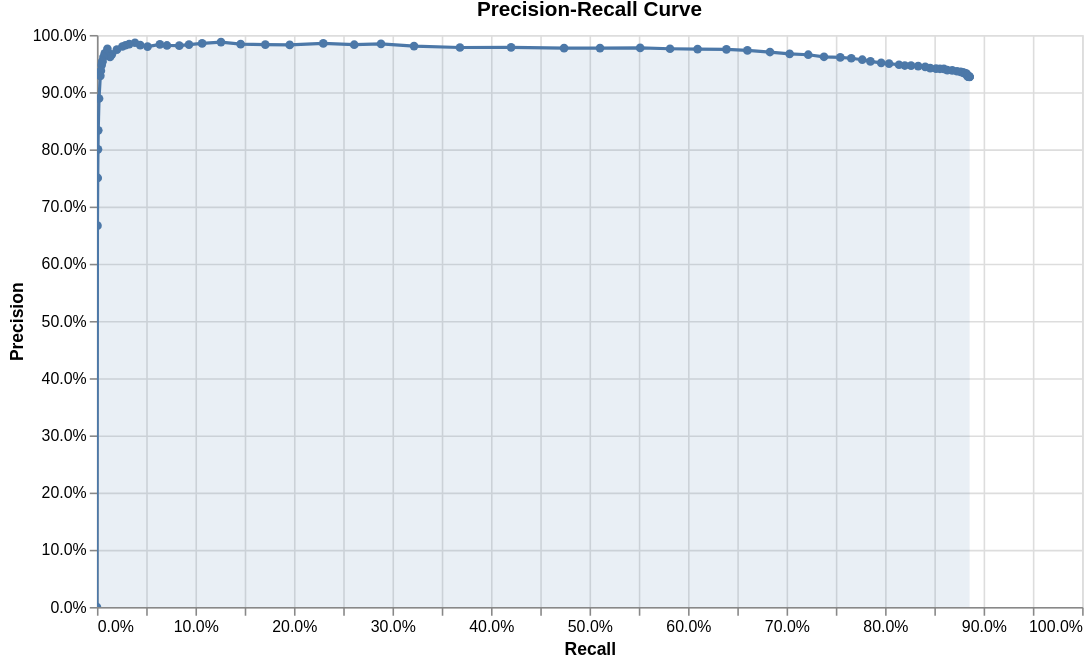

Express this chart as Vega-Lite.
### Vega-Lite specification from a JSON file in a GitHub repository (floating-point values rounded to 4 significant figures)
{"config": {"view": {"continuousWidth": 300, "continuousHeight": 300}}, "data": {"name": "data-fdcb3eb55cd555808e39c1fb5c39c166"}, "mark": {"type": "area", "color": "#4C78A8", "fillOpacity": 0.12, "line": {"color": "#4C78A8"}, "point": {"filled": true}}, "description": "Precision-recall curve", "encoding": {"tooltip": [{"field": "truth_threshold", "format": ".2f", "title": "Match weight threshold", "type": "quantitative"}, {"field": "match_probability", "format": ".4f", "title": "Match probability", "type": "quantitative"}, {"field": "precision", "format": ".3%", "title": "Precision", "type": "quantitative"}, {"field": "recall", "format": ".3%", "title": "Recall", "type": "quantitative"}], "x": {"axis": {"format": ".1%"}, "field": "recall", "scale": {"domain": [0, 1]}, "title": "Recall", "type": "quantitative"}, "y": {"axis": {"format": ".1%"}, "field": "precision", "scale": {"zero": false}, "stack": false, "title": "Precision", "type": "quantitative"}}, "height": 360, "padding": {"top": 0, "left": 5, "right": 5, "bottom": 5}, "params": [{"name": "grid_a2ef5e374eef4ea4837605f5cbae488c", "select": {"type": "interval", "encodings": ["y"]}, "bind": "scales"}], "title": "Precision-Recall Curve", "width": 620, "$schema": "https://vega.github.io/schema/vega-lite/v5.json", "datasets": {"data-fdcb3eb55cd555808e39c1fb5c39c166": [{"truth_threshold": -19.0, "match_probability": 1.907e-06, "tp": 3327.0, "tn": 0.0, "fp": 263.0, "fp_neg": 0.0, "fn": 429.0, "tp_rate": 0.8858, "tn_rate": null, "fp_rate": null, "fn_rate": 0.1142, "precision": 0.9267, "recall": 0.8858, "f1": 0.9058}, {"truth_threshold": -15.0, "match_probability": 3.052e-05, "tp": 3327.0, "tn": 0.0, "fp": 262.0, "fp_neg": 0.0, "fn": 429.0, "tp_rate": 0.8858, "tn_rate": null, "fp_rate": null, "fn_rate": 0.1142, "precision": 0.927, "recall": 0.8858, "f1": 0.9059}, {"truth_threshold": -14.0, "match_probability": 6.103e-05, "tp": 3326.0, "tn": 0.0, "fp": 262.0, "fp_neg": 0.0, "fn": 430.0, "tp_rate": 0.8855, "tn_rate": null, "fp_rate": null, "fn_rate": 0.1145, "precision": 0.927, "recall": 0.8855, "f1": 0.9058}, {"truth_threshold": -13.0, "match_probability": 0.0001221, "tp": 3325.0, "tn": 0.0, "fp": 262.0, "fp_neg": 0.0, "fn": 431.0, "tp_rate": 0.8853, "tn_rate": null, "fp_rate": null, "fn_rate": 0.1147, "precision": 0.927, "recall": 0.8853, "f1": 0.9056}, {"truth_threshold": -12.0, "match_probability": 0.0002441, "tp": 3322.0, "tn": 0.0, "fp": 261.0, "fp_neg": 0.0, "fn": 434.0, "tp_rate": 0.8845, "tn_rate": null, "fp_rate": null, "fn_rate": 0.1155, "precision": 0.9272, "recall": 0.8845, "f1": 0.9053}, {"truth_threshold": -11.0, "match_probability": 0.000488, "tp": 3320.0, "tn": 0.0, "fp": 260.0, "fp_neg": 0.0, "fn": 436.0, "tp_rate": 0.8839, "tn_rate": null, "fp_rate": null, "fn_rate": 0.1161, "precision": 0.9274, "recall": 0.8839, "f1": 0.9051}, {"truth_threshold": -10.0, "match_probability": 0.0009756, "tp": 3320.0, "tn": 0.0, "fp": 256.0, "fp_neg": 0.0, "fn": 436.0, "tp_rate": 0.8839, "tn_rate": null, "fp_rate": null, "fn_rate": 0.1161, "precision": 0.9284, "recall": 0.8839, "f1": 0.9056}, {"truth_threshold": -9.0, "match_probability": 0.001949, "tp": 3320.0, "tn": 0.0, "fp": 253.0, "fp_neg": 0.0, "fn": 436.0, "tp_rate": 0.8839, "tn_rate": null, "fp_rate": null, "fn_rate": 0.1161, "precision": 0.9292, "recall": 0.8839, "f1": 0.906}, {"truth_threshold": -8.0, "match_probability": 0.003891, "tp": 3318.0, "tn": 0.0, "fp": 249.0, "fp_neg": 0.0, "fn": 438.0, "tp_rate": 0.8834, "tn_rate": null, "fp_rate": null, "fn_rate": 0.1166, "precision": 0.9302, "recall": 0.8834, "f1": 0.9062}, {"truth_threshold": -7.0, "match_probability": 0.007752, "tp": 3315.0, "tn": 0.0, "fp": 240.0, "fp_neg": 0.0, "fn": 441.0, "tp_rate": 0.8826, "tn_rate": null, "fp_rate": null, "fn_rate": 0.1174, "precision": 0.9325, "recall": 0.8826, "f1": 0.9069}, {"truth_threshold": -6.0, "match_probability": 0.01538, "tp": 3309.0, "tn": 0.0, "fp": 237.0, "fp_neg": 0.0, "fn": 447.0, "tp_rate": 0.881, "tn_rate": null, "fp_rate": null, "fn_rate": 0.119, "precision": 0.9332, "recall": 0.881, "f1": 0.9063}, {"truth_threshold": -5.0, "match_probability": 0.0303, "tp": 3307.0, "tn": 0.0, "fp": 236.0, "fp_neg": 0.0, "fn": 449.0, "tp_rate": 0.8805, "tn_rate": null, "fp_rate": null, "fn_rate": 0.1195, "precision": 0.9334, "recall": 0.8805, "f1": 0.9062}, {"truth_threshold": -4.0, "match_probability": 0.05882, "tp": 3301.0, "tn": 0.0, "fp": 231.0, "fp_neg": 0.0, "fn": 455.0, "tp_rate": 0.8789, "tn_rate": null, "fp_rate": null, "fn_rate": 0.1211, "precision": 0.9346, "recall": 0.8789, "f1": 0.9059}, {"truth_threshold": -3.0, "match_probability": 0.1111, "tp": 3293.0, "tn": 0.0, "fp": 227.0, "fp_neg": 0.0, "fn": 463.0, "tp_rate": 0.8767, "tn_rate": null, "fp_rate": null, "fn_rate": 0.1233, "precision": 0.9355, "recall": 0.8767, "f1": 0.9052}, {"truth_threshold": -2.0, "match_probability": 0.2, "tp": 3279.0, "tn": 0.0, "fp": 222.0, "fp_neg": 0.0, "fn": 477.0, "tp_rate": 0.873, "tn_rate": null, "fp_rate": null, "fn_rate": 0.127, "precision": 0.9366, "recall": 0.873, "f1": 0.9037}, {"truth_threshold": -1.0, "match_probability": 0.3333, "tp": 3261.0, "tn": 0.0, "fp": 215.0, "fp_neg": 0.0, "fn": 495.0, "tp_rate": 0.8682, "tn_rate": null, "fp_rate": null, "fn_rate": 0.1318, "precision": 0.9381, "recall": 0.8682, "f1": 0.9018}, {"truth_threshold": 0.0, "match_probability": 0.5, "tp": 3242.0, "tn": 0.0, "fp": 212.0, "fp_neg": 0.0, "fn": 514.0, "tp_rate": 0.8632, "tn_rate": null, "fp_rate": null, "fn_rate": 0.1368, "precision": 0.9386, "recall": 0.8632, "f1": 0.8993}, {"truth_threshold": 1.0, "match_probability": 0.6667, "tp": 3229.0, "tn": 0.0, "fp": 204.0, "fp_neg": 0.0, "fn": 527.0, "tp_rate": 0.8597, "tn_rate": null, "fp_rate": null, "fn_rate": 0.1403, "precision": 0.9406, "recall": 0.8597, "f1": 0.8983}, {"truth_threshold": 2.0, "match_probability": 0.8, "tp": 3214.0, "tn": 0.0, "fp": 202.0, "fp_neg": 0.0, "fn": 542.0, "tp_rate": 0.8557, "tn_rate": null, "fp_rate": null, "fn_rate": 0.1443, "precision": 0.9409, "recall": 0.8557, "f1": 0.8963}, {"truth_threshold": 3.0, "match_probability": 0.8889, "tp": 3199.0, "tn": 0.0, "fp": 200.0, "fp_neg": 0.0, "fn": 557.0, "tp_rate": 0.8517, "tn_rate": null, "fp_rate": null, "fn_rate": 0.1483, "precision": 0.9412, "recall": 0.8517, "f1": 0.8942}, {"truth_threshold": 4.0, "match_probability": 0.9412, "tp": 3177.0, "tn": 0.0, "fp": 196.0, "fp_neg": 0.0, "fn": 579.0, "tp_rate": 0.8458, "tn_rate": null, "fp_rate": null, "fn_rate": 0.1542, "precision": 0.9419, "recall": 0.8458, "f1": 0.8913}, {"truth_threshold": 5.0, "match_probability": 0.9697, "tp": 3158.0, "tn": 0.0, "fp": 187.0, "fp_neg": 0.0, "fn": 598.0, "tp_rate": 0.8408, "tn_rate": null, "fp_rate": null, "fn_rate": 0.1592, "precision": 0.9441, "recall": 0.8408, "f1": 0.8895}, {"truth_threshold": 6.0, "match_probability": 0.9846, "tp": 3131.0, "tn": 0.0, "fp": 180.0, "fp_neg": 0.0, "fn": 625.0, "tp_rate": 0.8336, "tn_rate": null, "fp_rate": null, "fn_rate": 0.1664, "precision": 0.9456, "recall": 0.8336, "f1": 0.8861}, {"truth_threshold": 7.0, "match_probability": 0.9922, "tp": 3104.0, "tn": 0.0, "fp": 176.0, "fp_neg": 0.0, "fn": 652.0, "tp_rate": 0.8264, "tn_rate": null, "fp_rate": null, "fn_rate": 0.1736, "precision": 0.9463, "recall": 0.8264, "f1": 0.8823}, {"truth_threshold": 8.0, "match_probability": 0.9961, "tp": 3080.0, "tn": 0.0, "fp": 174.0, "fp_neg": 0.0, "fn": 676.0, "tp_rate": 0.82, "tn_rate": null, "fp_rate": null, "fn_rate": 0.18, "precision": 0.9465, "recall": 0.82, "f1": 0.8787}, {"truth_threshold": 9.0, "match_probability": 0.9981, "tp": 3058.0, "tn": 0.0, "fp": 168.0, "fp_neg": 0.0, "fn": 698.0, "tp_rate": 0.8142, "tn_rate": null, "fp_rate": null, "fn_rate": 0.1858, "precision": 0.9479, "recall": 0.8142, "f1": 0.876}, {"truth_threshold": 10.0, "match_probability": 0.999, "tp": 3020.0, "tn": 0.0, "fp": 159.0, "fp_neg": 0.0, "fn": 736.0, "tp_rate": 0.804, "tn_rate": null, "fp_rate": null, "fn_rate": 0.196, "precision": 0.95, "recall": 0.804, "f1": 0.8709}, {"truth_threshold": 11.0, "match_probability": 0.9995, "tp": 2990.0, "tn": 0.0, "fp": 153.0, "fp_neg": 0.0, "fn": 766.0, "tp_rate": 0.7961, "tn_rate": null, "fp_rate": null, "fn_rate": 0.2039, "precision": 0.9513, "recall": 0.7961, "f1": 0.8668}, {"truth_threshold": 12.0, "match_probability": 0.9998, "tp": 2949.0, "tn": 0.0, "fp": 143.0, "fp_neg": 0.0, "fn": 807.0, "tp_rate": 0.7851, "tn_rate": null, "fp_rate": null, "fn_rate": 0.2149, "precision": 0.9538, "recall": 0.7851, "f1": 0.8613}, {"truth_threshold": 13.0, "match_probability": 0.9999, "tp": 2918.0, "tn": 0.0, "fp": 132.0, "fp_neg": 0.0, "fn": 838.0, "tp_rate": 0.7769, "tn_rate": null, "fp_rate": null, "fn_rate": 0.2231, "precision": 0.9567, "recall": 0.7769, "f1": 0.8575}, {"truth_threshold": 14.0, "match_probability": 0.9999, "tp": 2876.0, "tn": 0.0, "fp": 122.0, "fp_neg": 0.0, "fn": 880.0, "tp_rate": 0.7657, "tn_rate": null, "fp_rate": null, "fn_rate": 0.2343, "precision": 0.9593, "recall": 0.7657, "f1": 0.8516}, {"truth_threshold": 15.0, "match_probability": 1.0, "tp": 2834.0, "tn": 0.0, "fp": 116.0, "fp_neg": 0.0, "fn": 922.0, "tp_rate": 0.7545, "tn_rate": null, "fp_rate": null, "fn_rate": 0.2455, "precision": 0.9607, "recall": 0.7545, "f1": 0.8452}, {"truth_threshold": 16.0, "match_probability": 1.0, "tp": 2772.0, "tn": 0.0, "fp": 110.0, "fp_neg": 0.0, "fn": 984.0, "tp_rate": 0.738, "tn_rate": null, "fp_rate": null, "fn_rate": 0.262, "precision": 0.9618, "recall": 0.738, "f1": 0.8352}, {"truth_threshold": 17.0, "match_probability": 1.0, "tp": 2712.0, "tn": 0.0, "fp": 97.0, "fp_neg": 0.0, "fn": 1044.0, "tp_rate": 0.722, "tn_rate": null, "fp_rate": null, "fn_rate": 0.278, "precision": 0.9655, "recall": 0.722, "f1": 0.8262}, {"truth_threshold": 18.0, "match_probability": 1.0, "tp": 2641.0, "tn": 0.0, "fp": 90.0, "fp_neg": 0.0, "fn": 1115.0, "tp_rate": 0.7031, "tn_rate": null, "fp_rate": null, "fn_rate": 0.2969, "precision": 0.967, "recall": 0.7031, "f1": 0.8142}, {"truth_threshold": 19.0, "match_probability": 1.0, "tp": 2566.0, "tn": 0.0, "fp": 79.0, "fp_neg": 0.0, "fn": 1190.0, "tp_rate": 0.6832, "tn_rate": null, "fp_rate": null, "fn_rate": 0.3168, "precision": 0.9701, "recall": 0.6832, "f1": 0.8017}, {"truth_threshold": 20.0, "match_probability": 1.0, "tp": 2480.0, "tn": 0.0, "fp": 69.0, "fp_neg": 0.0, "fn": 1276.0, "tp_rate": 0.6603, "tn_rate": null, "fp_rate": null, "fn_rate": 0.3397, "precision": 0.9729, "recall": 0.6603, "f1": 0.7867}, {"truth_threshold": 21.0, "match_probability": 1.0, "tp": 2400.0, "tn": 0.0, "fp": 62.0, "fp_neg": 0.0, "fn": 1356.0, "tp_rate": 0.639, "tn_rate": null, "fp_rate": null, "fn_rate": 0.361, "precision": 0.9748, "recall": 0.639, "f1": 0.772}, {"truth_threshold": 22.0, "match_probability": 1.0, "tp": 2290.0, "tn": 0.0, "fp": 58.0, "fp_neg": 0.0, "fn": 1466.0, "tp_rate": 0.6097, "tn_rate": null, "fp_rate": null, "fn_rate": 0.3903, "precision": 0.9753, "recall": 0.6097, "f1": 0.7503}, {"truth_threshold": 23.0, "match_probability": 1.0, "tp": 2185.0, "tn": 0.0, "fp": 54.0, "fp_neg": 0.0, "fn": 1571.0, "tp_rate": 0.5817, "tn_rate": null, "fp_rate": null, "fn_rate": 0.4183, "precision": 0.9759, "recall": 0.5817, "f1": 0.7289}, {"truth_threshold": 24.0, "match_probability": 1.0, "tp": 2071.0, "tn": 0.0, "fp": 48.0, "fp_neg": 0.0, "fn": 1685.0, "tp_rate": 0.5514, "tn_rate": null, "fp_rate": null, "fn_rate": 0.4486, "precision": 0.9773, "recall": 0.5514, "f1": 0.705}, {"truth_threshold": 25.0, "match_probability": 1.0, "tp": 1918.0, "tn": 0.0, "fp": 45.0, "fp_neg": 0.0, "fn": 1838.0, "tp_rate": 0.5106, "tn_rate": null, "fp_rate": null, "fn_rate": 0.4894, "precision": 0.9771, "recall": 0.5106, "f1": 0.6707}, {"truth_threshold": 26.0, "match_probability": 1.0, "tp": 1781.0, "tn": 0.0, "fp": 42.0, "fp_neg": 0.0, "fn": 1975.0, "tp_rate": 0.4742, "tn_rate": null, "fp_rate": null, "fn_rate": 0.5258, "precision": 0.977, "recall": 0.4742, "f1": 0.6385}, {"truth_threshold": 27.0, "match_probability": 1.0, "tp": 1579.0, "tn": 0.0, "fp": 35.0, "fp_neg": 0.0, "fn": 2177.0, "tp_rate": 0.4204, "tn_rate": null, "fp_rate": null, "fn_rate": 0.5796, "precision": 0.9783, "recall": 0.4204, "f1": 0.5881}, {"truth_threshold": 28.0, "match_probability": 1.0, "tp": 1384.0, "tn": 0.0, "fp": 31.0, "fp_neg": 0.0, "fn": 2372.0, "tp_rate": 0.3685, "tn_rate": null, "fp_rate": null, "fn_rate": 0.6315, "precision": 0.9781, "recall": 0.3685, "f1": 0.5353}, {"truth_threshold": 29.0, "match_probability": 1.0, "tp": 1209.0, "tn": 0.0, "fp": 24.0, "fp_neg": 0.0, "fn": 2547.0, "tp_rate": 0.3219, "tn_rate": null, "fp_rate": null, "fn_rate": 0.6781, "precision": 0.9805, "recall": 0.3219, "f1": 0.4847}, {"truth_threshold": 30.0, "match_probability": 1.0, "tp": 1083.0, "tn": 0.0, "fp": 17.0, "fp_neg": 0.0, "fn": 2673.0, "tp_rate": 0.2883, "tn_rate": null, "fp_rate": null, "fn_rate": 0.7117, "precision": 0.9845, "recall": 0.2883, "f1": 0.446}, {"truth_threshold": 31.0, "match_probability": 1.0, "tp": 981.0, "tn": 0.0, "fp": 17.0, "fp_neg": 0.0, "fn": 2775.0, "tp_rate": 0.2612, "tn_rate": null, "fp_rate": null, "fn_rate": 0.7388, "precision": 0.983, "recall": 0.2612, "f1": 0.4127}, {"truth_threshold": 32.0, "match_probability": 1.0, "tp": 863.0, "tn": 0.0, "fp": 13.0, "fp_neg": 0.0, "fn": 2893.0, "tp_rate": 0.2298, "tn_rate": null, "fp_rate": null, "fn_rate": 0.7702, "precision": 0.9852, "recall": 0.2298, "f1": 0.3726}, {"truth_threshold": 33.0, "match_probability": 1.0, "tp": 735.0, "tn": 0.0, "fp": 13.0, "fp_neg": 0.0, "fn": 3021.0, "tp_rate": 0.1957, "tn_rate": null, "fp_rate": null, "fn_rate": 0.8043, "precision": 0.9826, "recall": 0.1957, "f1": 0.3264}, {"truth_threshold": 34.0, "match_probability": 1.0, "tp": 642.0, "tn": 0.0, "fp": 11.0, "fp_neg": 0.0, "fn": 3114.0, "tp_rate": 0.1709, "tn_rate": null, "fp_rate": null, "fn_rate": 0.8291, "precision": 0.9832, "recall": 0.1709, "f1": 0.2912}, {"truth_threshold": 35.0, "match_probability": 1.0, "tp": 548.0, "tn": 0.0, "fp": 9.0, "fp_neg": 0.0, "fn": 3208.0, "tp_rate": 0.1459, "tn_rate": null, "fp_rate": null, "fn_rate": 0.8541, "precision": 0.9838, "recall": 0.1459, "f1": 0.2541}, {"truth_threshold": 36.0, "match_probability": 1.0, "tp": 473.0, "tn": 0.0, "fp": 6.0, "fp_neg": 0.0, "fn": 3283.0, "tp_rate": 0.1259, "tn_rate": null, "fp_rate": null, "fn_rate": 0.8741, "precision": 0.9875, "recall": 0.1259, "f1": 0.2234}, {"truth_threshold": 37.0, "match_probability": 1.0, "tp": 401.0, "tn": 0.0, "fp": 6.0, "fp_neg": 0.0, "fn": 3355.0, "tp_rate": 0.1068, "tn_rate": null, "fp_rate": null, "fn_rate": 0.8932, "precision": 0.9853, "recall": 0.1068, "f1": 0.1926}, {"truth_threshold": 38.0, "match_probability": 1.0, "tp": 351.0, "tn": 0.0, "fp": 6.0, "fp_neg": 0.0, "fn": 3405.0, "tp_rate": 0.09345, "tn_rate": null, "fp_rate": null, "fn_rate": 0.9065, "precision": 0.9832, "recall": 0.09345, "f1": 0.1707}, {"truth_threshold": 39.0, "match_probability": 1.0, "tp": 314.0, "tn": 0.0, "fp": 6.0, "fp_neg": 0.0, "fn": 3442.0, "tp_rate": 0.0836, "tn_rate": null, "fp_rate": null, "fn_rate": 0.9164, "precision": 0.9812, "recall": 0.0836, "f1": 0.1541}, {"truth_threshold": 40.0, "match_probability": 1.0, "tp": 267.0, "tn": 0.0, "fp": 5.0, "fp_neg": 0.0, "fn": 3489.0, "tp_rate": 0.07109, "tn_rate": null, "fp_rate": null, "fn_rate": 0.9289, "precision": 0.9816, "recall": 0.07109, "f1": 0.1326}, {"truth_threshold": 41.0, "match_probability": 1.0, "tp": 240.0, "tn": 0.0, "fp": 4.0, "fp_neg": 0.0, "fn": 3516.0, "tp_rate": 0.0639, "tn_rate": null, "fp_rate": null, "fn_rate": 0.9361, "precision": 0.9836, "recall": 0.0639, "f1": 0.12}, {"truth_threshold": 42.0, "match_probability": 1.0, "tp": 193.0, "tn": 0.0, "fp": 4.0, "fp_neg": 0.0, "fn": 3563.0, "tp_rate": 0.05138, "tn_rate": null, "fp_rate": null, "fn_rate": 0.9486, "precision": 0.9797, "recall": 0.05138, "f1": 0.09765}, {"truth_threshold": 43.0, "match_probability": 1.0, "tp": 165.0, "tn": 0.0, "fp": 3.0, "fp_neg": 0.0, "fn": 3591.0, "tp_rate": 0.04393, "tn_rate": null, "fp_rate": null, "fn_rate": 0.9561, "precision": 0.9821, "recall": 0.04393, "f1": 0.0841}, {"truth_threshold": 44.0, "match_probability": 1.0, "tp": 145.0, "tn": 0.0, "fp": 2.0, "fp_neg": 0.0, "fn": 3611.0, "tp_rate": 0.0386, "tn_rate": null, "fp_rate": null, "fn_rate": 0.9614, "precision": 0.9864, "recall": 0.0386, "f1": 0.0743}, {"truth_threshold": 45.0, "match_probability": 1.0, "tp": 123.0, "tn": 0.0, "fp": 2.0, "fp_neg": 0.0, "fn": 3633.0, "tp_rate": 0.03275, "tn_rate": null, "fp_rate": null, "fn_rate": 0.9673, "precision": 0.984, "recall": 0.03275, "f1": 0.06339}, {"truth_threshold": 46.0, "match_probability": 1.0, "tp": 109.0, "tn": 0.0, "fp": 2.0, "fp_neg": 0.0, "fn": 3647.0, "tp_rate": 0.02902, "tn_rate": null, "fp_rate": null, "fn_rate": 0.971, "precision": 0.982, "recall": 0.02902, "f1": 0.05637}, {"truth_threshold": 47.0, "match_probability": 1.0, "tp": 97.0, "tn": 0.0, "fp": 2.0, "fp_neg": 0.0, "fn": 3659.0, "tp_rate": 0.02583, "tn_rate": null, "fp_rate": null, "fn_rate": 0.9742, "precision": 0.9798, "recall": 0.02583, "f1": 0.05032}, {"truth_threshold": 48.0, "match_probability": 1.0, "tp": 76.0, "tn": 0.0, "fp": 2.0, "fp_neg": 0.0, "fn": 3680.0, "tp_rate": 0.02023, "tn_rate": null, "fp_rate": null, "fn_rate": 0.9798, "precision": 0.9744, "recall": 0.02023, "f1": 0.03965}, {"truth_threshold": 49.0, "match_probability": 1.0, "tp": 57.0, "tn": 0.0, "fp": 2.0, "fp_neg": 0.0, "fn": 3699.0, "tp_rate": 0.01518, "tn_rate": null, "fp_rate": null, "fn_rate": 0.9848, "precision": 0.9661, "recall": 0.01518, "f1": 0.02988}, {"truth_threshold": 50.0, "match_probability": 1.0, "tp": 50.0, "tn": 0.0, "fp": 2.0, "fp_neg": 0.0, "fn": 3706.0, "tp_rate": 0.01331, "tn_rate": null, "fp_rate": null, "fn_rate": 0.9867, "precision": 0.9615, "recall": 0.01331, "f1": 0.02626}, {"truth_threshold": 51.0, "match_probability": 1.0, "tp": 40.0, "tn": 0.0, "fp": 1.0, "fp_neg": 0.0, "fn": 3716.0, "tp_rate": 0.01065, "tn_rate": null, "fp_rate": null, "fn_rate": 0.9894, "precision": 0.9756, "recall": 0.01065, "f1": 0.02107}, {"truth_threshold": 52.0, "match_probability": 1.0, "tp": 30.0, "tn": 0.0, "fp": 1.0, "fp_neg": 0.0, "fn": 3726.0, "tp_rate": 0.007987, "tn_rate": null, "fp_rate": null, "fn_rate": 0.992, "precision": 0.9677, "recall": 0.007987, "f1": 0.01584}, {"truth_threshold": 53.0, "match_probability": 1.0, "tp": 25.0, "tn": 0.0, "fp": 1.0, "fp_neg": 0.0, "fn": 3731.0, "tp_rate": 0.006656, "tn_rate": null, "fp_rate": null, "fn_rate": 0.9933, "precision": 0.9615, "recall": 0.006656, "f1": 0.01322}, {"truth_threshold": 54.0, "match_probability": 1.0, "tp": 21.0, "tn": 0.0, "fp": 1.0, "fp_neg": 0.0, "fn": 3735.0, "tp_rate": 0.005591, "tn_rate": null, "fp_rate": null, "fn_rate": 0.9944, "precision": 0.9545, "recall": 0.005591, "f1": 0.01112}, {"truth_threshold": 55.0, "match_probability": 1.0, "tp": 20.0, "tn": 0.0, "fp": 1.0, "fp_neg": 0.0, "fn": 3736.0, "tp_rate": 0.005325, "tn_rate": null, "fp_rate": null, "fn_rate": 0.9947, "precision": 0.9524, "recall": 0.005325, "f1": 0.01059}, {"truth_threshold": 56.0, "match_probability": 1.0, "tp": 18.0, "tn": 0.0, "fp": 1.0, "fp_neg": 0.0, "fn": 3738.0, "tp_rate": 0.004792, "tn_rate": null, "fp_rate": null, "fn_rate": 0.9952, "precision": 0.9474, "recall": 0.004792, "f1": 0.009536}, {"truth_threshold": 57.0, "match_probability": 1.0, "tp": 15.0, "tn": 0.0, "fp": 1.0, "fp_neg": 0.0, "fn": 3741.0, "tp_rate": 0.003994, "tn_rate": null, "fp_rate": null, "fn_rate": 0.996, "precision": 0.9375, "recall": 0.003994, "f1": 0.007953}, {"truth_threshold": 58.0, "match_probability": 1.0, "tp": 13.0, "tn": 0.0, "fp": 1.0, "fp_neg": 0.0, "fn": 3743.0, "tp_rate": 0.003461, "tn_rate": null, "fp_rate": null, "fn_rate": 0.9965, "precision": 0.9286, "recall": 0.003461, "f1": 0.006897}, {"truth_threshold": 60.0, "match_probability": 1.0, "tp": 8.0, "tn": 0.0, "fp": 1.0, "fp_neg": 0.0, "fn": 3748.0, "tp_rate": 0.00213, "tn_rate": null, "fp_rate": null, "fn_rate": 0.9979, "precision": 0.8889, "recall": 0.00213, "f1": 0.00425}, {"truth_threshold": 61.0, "match_probability": 1.0, "tp": 5.0, "tn": 0.0, "fp": 1.0, "fp_neg": 0.0, "fn": 3751.0, "tp_rate": 0.001331, "tn_rate": null, "fp_rate": null, "fn_rate": 0.9987, "precision": 0.8333, "recall": 0.001331, "f1": 0.002658}, {"truth_threshold": 63.0, "match_probability": 1.0, "tp": 4.0, "tn": 0.0, "fp": 1.0, "fp_neg": 0.0, "fn": 3752.0, "tp_rate": 0.001065, "tn_rate": null, "fp_rate": null, "fn_rate": 0.9989, "precision": 0.8, "recall": 0.001065, "f1": 0.002127}, {"truth_threshold": 65.0, "match_probability": 1.0, "tp": 3.0, "tn": 0.0, "fp": 1.0, "fp_neg": 0.0, "fn": 3753.0, "tp_rate": 0.0007987, "tn_rate": null, "fp_rate": null, "fn_rate": 0.9992, "precision": 0.75, "recall": 0.0007987, "f1": 0.001596}, {"truth_threshold": 67.0, "match_probability": 1.0, "tp": 2.0, "tn": 0.0, "fp": 1.0, "fp_neg": 0.0, "fn": 3754.0, "tp_rate": 0.0005325, "tn_rate": null, "fp_rate": null, "fn_rate": 0.9995, "precision": 0.6667, "recall": 0.0005325, "f1": 0.001064}, {"truth_threshold": 68.0, "match_probability": 1.0, "tp": 0.0, "tn": 0.0, "fp": 1.0, "fp_neg": 0.0, "fn": 3756.0, "tp_rate": 0.0, "tn_rate": null, "fp_rate": null, "fn_rate": 1.0, "precision": 0.0, "recall": 0.0, "f1": 0.0}]}}
